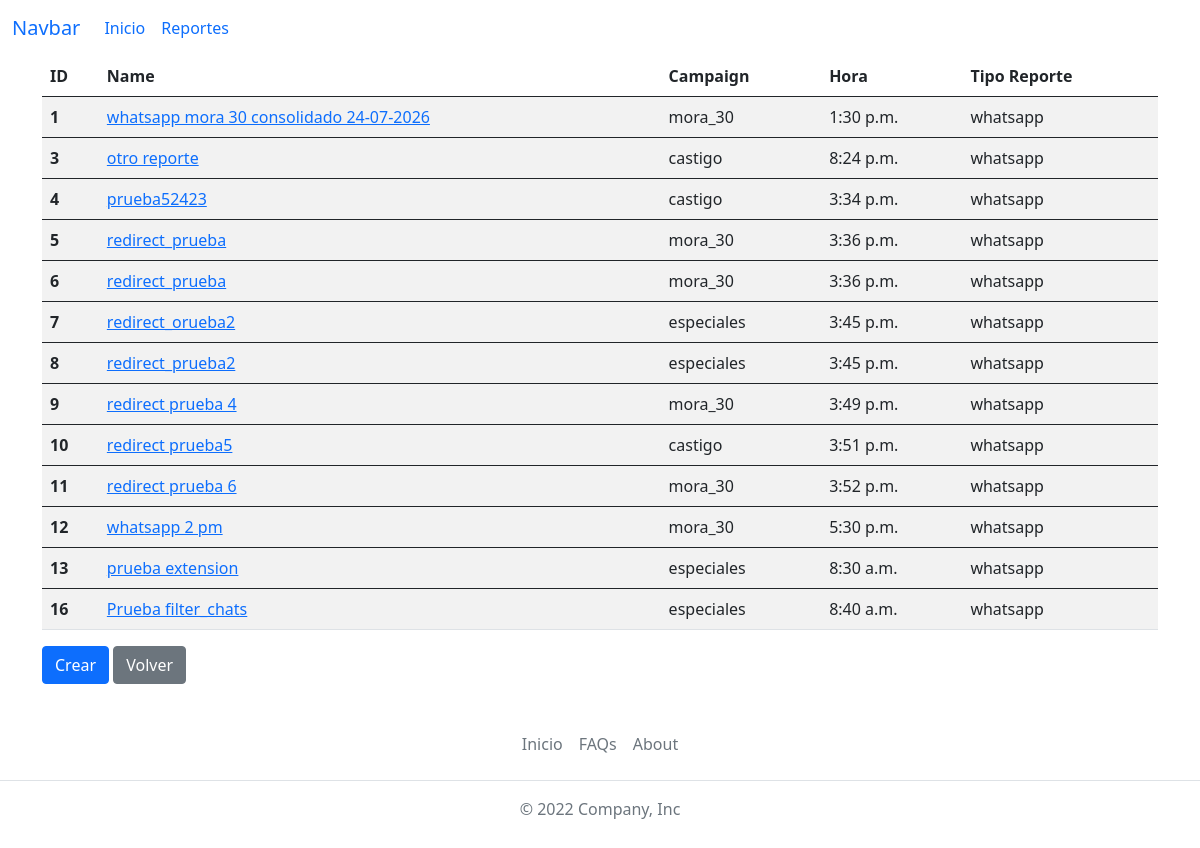
Page /reportes/whatsapp on the earlier database version.
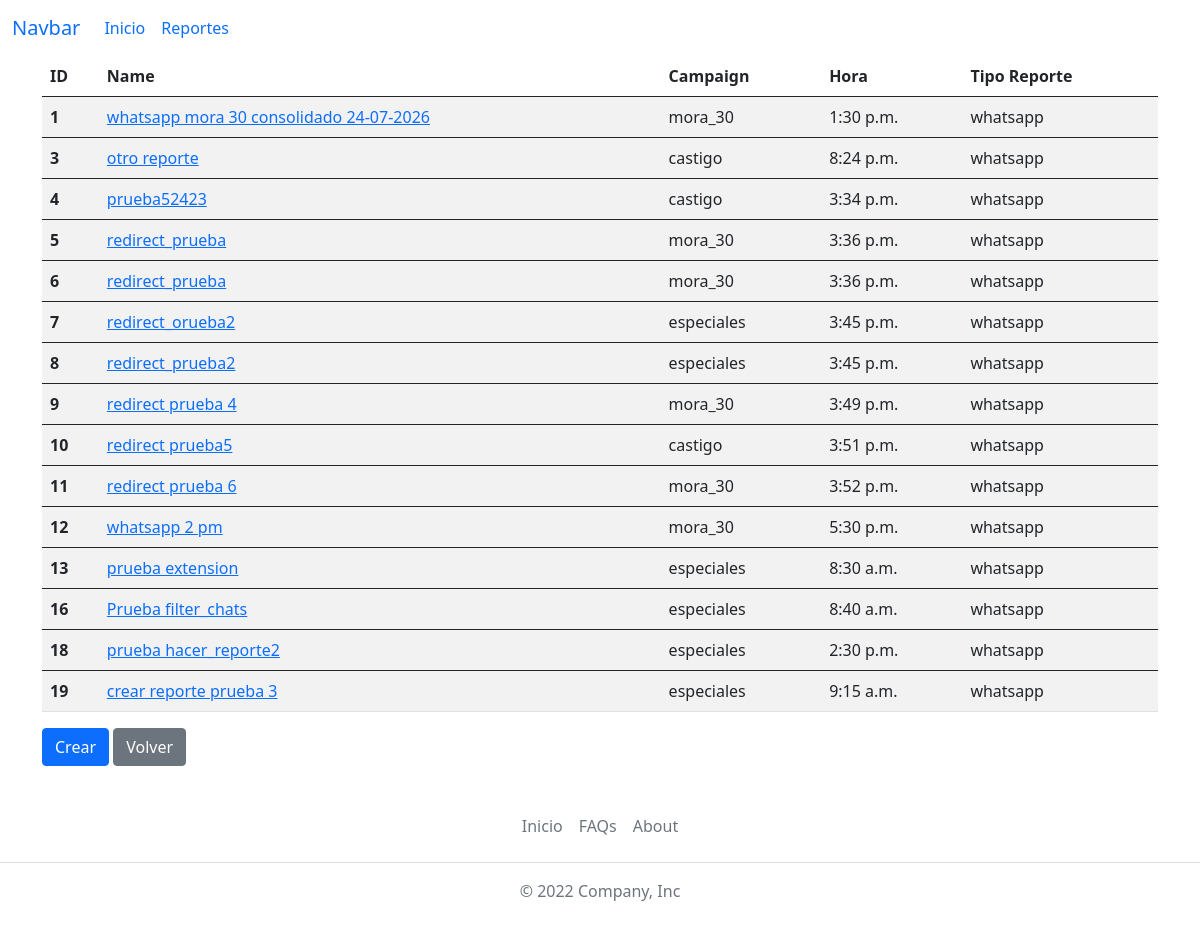
Same page on the later database version.
### reportes/models.py (models this page shows, shortened)
class Reporte(models.Model):
    campaigns_list = (
        ('mora_30', 'MORA 30'),
        ('especiales', 'ESPECIALES'),
        ('castigo', 'CASTIGO'),
    )
    name = models.CharField(max_length=100)
    campaign = models.CharField(max_length=15, choices=campaigns_list)
    chats_file = models.FileField(upload_to='files/upload/chats/')
    numero_inicio = models.CharField(max_length=10)
    numero_final = models.CharField(max_length=10)
    hora = models.TimeField()
    report_type = models.ForeignKey(
        TipoReporte, on_delete=models.CASCADE, to_field='name')
    created_at = models.DateTimeField(auto_now_add=timezone.now)

class TipoReporte(models.Model):
    name = models.CharField(max_length=50, unique=True)
    created_at = models.DateTimeField(auto_now_add=timezone.now)
    def __str__(self):
        return self.name

### reportes/views.py (the view)
# urls.py: path('<str:tipo_reporte_name>', views.reporte, name='reporte'),
def reporte(request, tipo_reporte_name):
    reportes = models.Reporte.objects.filter(report_type=tipo_reporte_name)
    report_type = models.TipoReporte.objects.get(name=tipo_reporte_name)
    return render(
        request,
        'reportes.html',
        context={
            'reportes': reportes,
            'report_type': report_type,
        }
    )

### reportes/templates/reportes.html
{% extends 'base.html' %}
{% block content %}
<div class="container">
    <table class="table table-striped table-hover">
        <thead>
            <tr>
                <th scope="col">ID</th>
                <th scope="col">Name</th>
                <th scope="col">Campaign</th>
                <th scope="col">Hora</th>
                <th scope="col">Tipo Reporte</th>
            </tr>
        </thead>
        {% for reporte in reportes %}
        <tbody>
            <tr>
                <th scope="row">{{ reporte.id }}</th>
                <td>
                    <a class="icon-link" href="{% url 'reportes:reporte_detalle' report_type.name reporte.id %}">
                        {{ reporte.name }}
                    </a>
                </td>
                <td>{{ reporte.campaign }}</td>
                <td>{{ reporte.hora }}</td>
                <td>{{ reporte.report_type }}</td>
            </tr>
        </tbody>
        {% endfor %}
    </table>
    <a class="btn btn-primary" href="{% url 'reportes:crear' report_type.name %}" role="button">Crear</a>
    <a class="btn btn-secondary" href="{% url 'reportes:index' %}" role="button">Volver</a>
</div>
{% endblock %}

Differences in the rows shown:
added Reporte: id "18", name "prueba hacer_reporte2", campaign "especiales", hora "2:30 p.m.", report_type "whatsapp"
added Reporte: id "19", name "crear reporte prueba 3", campaign "especiales", hora "9:15 a.m.", report_type "whatsapp"
